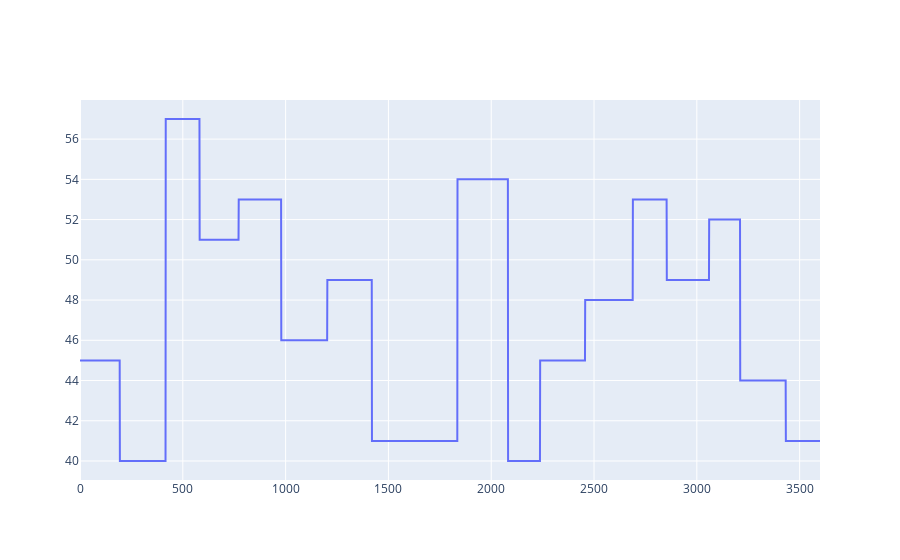

Notebook cell for this chart:
### Code cell
# Parametry symulacji
# df = pd.read_csv('PID_garnek_6th_try.csv')
# Tsp1 = df['nastaw_t'].to_numpy()
# loops = len(Tsp1)
# f = 5
# run_time = len(Tsp1)/3600*60.0*5 #[min]


# # Parametry symulacji
f = 5
# run_time = 9*60.0 #[min]
run_time = 5*60.0 #[min]
loops = int((60.0/f)*run_time)
model = load_model('Models/LSTM_DT.keras')
window = 30
s1 = pickle.load(open('Models/input_scaler.sav', 'rb'))
s2 = pickle.load(open('Models/output_scaler.sav', 'rb'))

print("Run time:", run_time, "loops:", loops)

# Tablice do przechowywania danych
T = np.concatenate((np.ones(window)*25, np.zeros(loops - window) )) # Mierzona temperatura [C]
T1 = np.concatenate((np.ones(window)*25, np.zeros(loops - window) )) # Mierzona temperatura [C]
Q = np.zeros(loops) 
Q1 = np.zeros(loops)    # Wartość mocy grzewczej

# Tablica z watościami nastawionej temperatury
Tsp = np.ones(loops)
      
#Zmiana wartośći nastawionej temperatury
t2 = 0
while t2 <= loops:
    t1 = t2
    t2 += random.randint(150,250) 
    Tsp[t1:t2] = 40 + random.randint(0,20)
    
    
fig = make_subplots(rows=1, cols = 1)


fig.add_trace(
    go.Scatter(y=Tsp, name="Temperatura nastawiona"), row=1, col=1
)
fig.show()

### Figure 1 — Plotly figure (JSON) as saved in the notebook; plotly's stock layout.template omitted (floating-point values rounded to 4 significant figures; data arrays with more than 128 entries replaced by an {"elided": "..."} marker saying what was removed)
{"data": [{"name": "Temperatura nastawiona", "type": "scatter", "xaxis": "x", "y": {"elided": "3600 int values"}, "yaxis": "y"}], "layout": {"autosize": true, "xaxis": {"anchor": "y", "autorange": true, "domain": [0, 1], "range": [0, 3599]}, "yaxis": {"anchor": "x", "autorange": true, "domain": [0, 1], "range": [39.06, 57.94], "type": "linear"}}}
